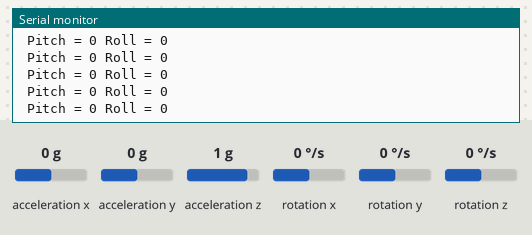
Simulated run of this sketch. Board: Arduino Uno, built with avr-gcc and run on an emulated ATmega328P. On the bench: the last lines printed to the serial monitor. Inputs (shaded band) come from the test bench; at power-on: acceleration x 0 g, acceleration y 0 g, acceleration z 1 g, rotation x 0 °/s, rotation y 0 °/s, rotation z 0 °/s.

Above: at 1.2 s.
1.3 s: acceleration x set to -1.4 g
At 1.34 s:
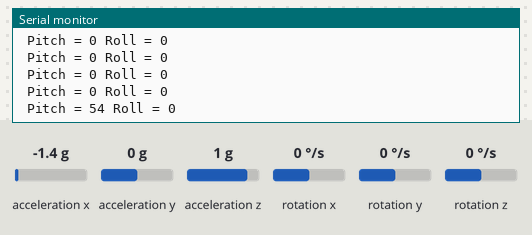
2.8 s: acceleration y set to -1.4 g
At 2.88 s:
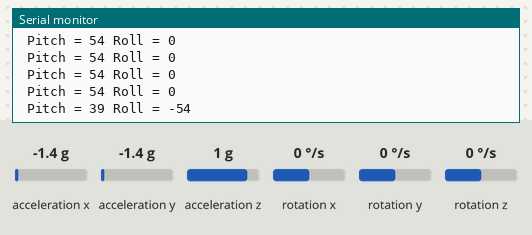
4.3 s: acceleration z set to -1.4 g
At 4.31 s:
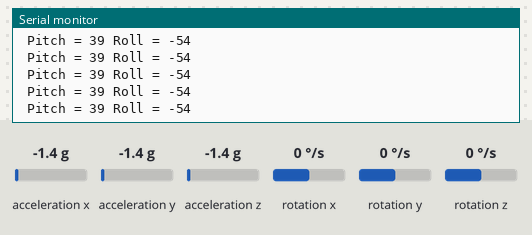
Timing chart, 0 to 7.3 s (numbered marks = the images above; inputs shaded):
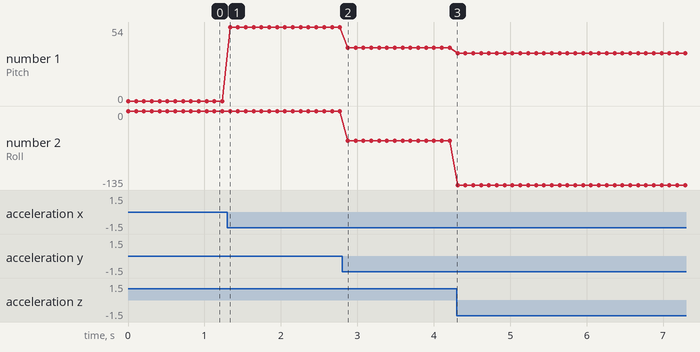

Measured:
- after the input at 1.3 s, the serial monitor: prints a new line at once (image 1)
- after the input at 2.8 s, the serial monitor: prints a new line after 0.07 s (image 2)
- plotted number 1: 0 → 54 after the input at 1.3 s, 54 → 39 after the input at 2.8 s, 39 → 35 after the input at 4.3 s
- plotted number 2: 0 → -54 after the input at 2.8 s, -54 → -135 after the input at 4.3 s

The sketch:

MPU6050_Original_Code.ino
```cpp
#include <Wire.h>
#include <MPU6050.h>
MPU6050 mpu;

void setup() {

  Serial.begin(115200);

  while (!mpu.begin(MPU6050_SCALE_2000DPS, MPU6050_RANGE_2G))
  {
    Serial.println("Could not find a valid MPU6050 sensor, check wiring!");
    delay(115200);
  }

  Serial.println("Initialize MPU6050");
}


void loop() {

  char command;
  Vector normAccel = mpu.readNormalizeAccel();

  int pitch = -(atan2(normAccel.XAxis, sqrt(normAccel.YAxis * normAccel.YAxis + normAccel.ZAxis * normAccel.ZAxis)) * 180.0) / M_PI;
  int roll = (atan2(normAccel.YAxis, normAccel.ZAxis) * 180.0) / M_PI;

  Serial.print(" Pitch = ");
  Serial.print(pitch);
  Serial.print(" Roll = ");
  Serial.print(roll);
  Serial.println();

  delay(100);


}
```
